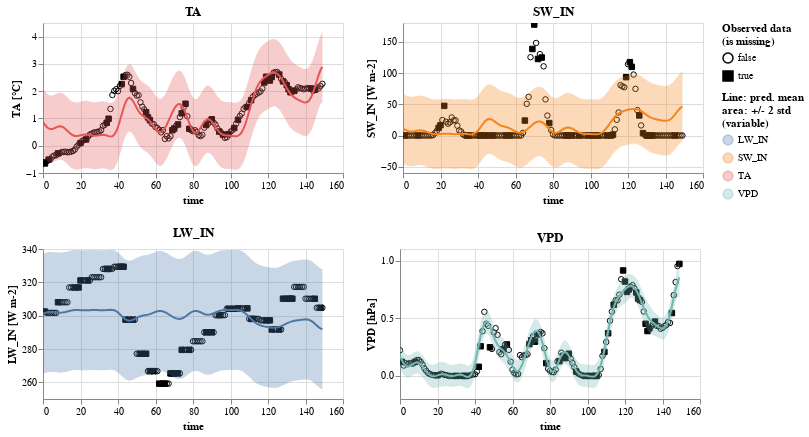

Write notebook code for a chart like this one.
### Code cell
results["ones"].display_results()

### Figure 1 — Vega-Lite specification as saved in the notebook (floating-point values rounded to 4 significant figures; data arrays with more than 128 entries replaced by an {"elided": "..."} marker saying what was removed)
{"config": {"view": {"continuousWidth": 400, "continuousHeight": 300}}, "vconcat": [{"hconcat": [{"layer": [{"data": {"name": "data-4444305ed2dd5fb34d6ea715918f0433"}, "mark": {"type": "point", "color": "black", "fillOpacity": 1, "strokeWidth": 1}, "encoding": {"fill": {"field": "is_missing", "legend": {"title": ["Observed data", "(is missing)"]}, "scale": {"range": ["#ffffff00", "black"]}, "type": "nominal"}, "shape": {"field": "is_missing", "type": "nominal"}, "x": {"field": "time", "type": "quantitative"}, "y": {"field": "value", "scale": {"zero": false}, "title": "TA [°C]", "type": "quantitative"}}}, {"layer": [{"mark": "errorband", "encoding": {"color": {"field": "variable", "legend": {"title": ["Line: pred. mean", "area: +/- 2 std", "(variable)"]}, "type": "nominal"}, "tooltip": [{"field": "std", "format": ".4", "type": "quantitative"}, {"field": "mean", "format": ".4", "type": "quantitative"}], "x": {"field": "time", "type": "quantitative"}, "y": {"field": "err_low", "scale": {"zero": false}, "title": "TA [°C]", "type": "quantitative"}, "y2": {"field": "err_high"}}, "height": 150, "transform": [{"calculate": "datum.mean - 2 * datum.std", "as": "err_low"}, {"calculate": "datum.mean + 2 * datum.std", "as": "err_high"}], "width": 300}, {"mark": "line", "encoding": {"color": {"field": "variable", "type": "nominal"}, "x": {"field": "time", "type": "quantitative"}, "y": {"field": "mean", "scale": {"zero": false}, "title": "TA [°C]", "type": "quantitative"}}, "selection": {"selector003": {"type": "interval", "bind": "scales", "encodings": ["x"]}}, "title": "TA"}], "data": {"name": "data-22909d7e19d8de713dec7c16045468ad"}}]}, {"layer": [{"data": {"name": "data-208d0b466b3e77f592197092974c820e"}, "mark": {"type": "point", "color": "black", "fillOpacity": 1, "strokeWidth": 1}, "encoding": {"fill": {"field": "is_missing", "legend": {"title": ["Observed data", "(is missing)"]}, "scale": {"range": ["#ffffff00", "black"]}, "type": "nominal"}, "shape": {"field": "is_missing", "type": "nominal"}, "x": {"field": "time", "type": "quantitative"}, "y": {"field": "value", "scale": {"zero": false}, "title": "SW_IN [W m-2]", "type": "quantitative"}}}, {"layer": [{"mark": "errorband", "encoding": {"color": {"field": "variable", "legend": {"title": ["Line: pred. mean", "area: +/- 2 std", "(variable)"]}, "type": "nominal"}, "tooltip": [{"field": "std", "format": ".4", "type": "quantitative"}, {"field": "mean", "format": ".4", "type": "quantitative"}], "x": {"field": "time", "type": "quantitative"}, "y": {"field": "err_low", "scale": {"zero": false}, "title": "SW_IN [W m-2]", "type": "quantitative"}, "y2": {"field": "err_high"}}, "height": 150, "transform": [{"calculate": "datum.mean - 2 * datum.std", "as": "err_low"}, {"calculate": "datum.mean + 2 * datum.std", "as": "err_high"}], "width": 300}, {"mark": "line", "encoding": {"color": {"field": "variable", "type": "nominal"}, "x": {"field": "time", "type": "quantitative"}, "y": {"field": "mean", "scale": {"zero": false}, "title": "SW_IN [W m-2]", "type": "quantitative"}}, "selection": {"selector003": {"type": "interval", "bind": "scales", "encodings": ["x"]}}, "title": "SW_IN"}], "data": {"name": "data-b7d8b065fc42e8de909c65c28575e57c"}}]}]}, {"hconcat": [{"layer": [{"data": {"name": "data-f3902519fdae8ed84935978a4731e92a"}, "mark": {"type": "point", "color": "black", "fillOpacity": 1, "strokeWidth": 1}, "encoding": {"fill": {"field": "is_missing", "legend": {"title": ["Observed data", "(is missing)"]}, "scale": {"range": ["#ffffff00", "black"]}, "type": "nominal"}, "shape": {"field": "is_missing", "type": "nominal"}, "x": {"field": "time", "type": "quantitative"}, "y": {"field": "value", "scale": {"zero": false}, "title": "LW_IN [W m-2]", "type": "quantitative"}}}, {"layer": [{"mark": "errorband", "encoding": {"color": {"field": "variable", "legend": {"title": ["Line: pred. mean", "area: +/- 2 std", "(variable)"]}, "type": "nominal"}, "tooltip": [{"field": "std", "format": ".4", "type": "quantitative"}, {"field": "mean", "format": ".4", "type": "quantitative"}], "x": {"field": "time", "type": "quantitative"}, "y": {"field": "err_low", "scale": {"zero": false}, "title": "LW_IN [W m-2]", "type": "quantitative"}, "y2": {"field": "err_high"}}, "height": 150, "transform": [{"calculate": "datum.mean - 2 * datum.std", "as": "err_low"}, {"calculate": "datum.mean + 2 * datum.std", "as": "err_high"}], "width": 300}, {"mark": "line", "encoding": {"color": {"field": "variable", "type": "nominal"}, "x": {"field": "time", "type": "quantitative"}, "y": {"field": "mean", "scale": {"zero": false}, "title": "LW_IN [W m-2]", "type": "quantitative"}}, "selection": {"selector003": {"type": "interval", "bind": "scales", "encodings": ["x"]}}, "title": "LW_IN"}], "data": {"name": "data-61299248938032297bf5079617aa8a40"}}]}, {"layer": [{"data": {"name": "data-e2b44019a2b9c76e9e0ce01b3510c6cf"}, "mark": {"type": "point", "color": "black", "fillOpacity": 1, "strokeWidth": 1}, "encoding": {"fill": {"field": "is_missing", "legend": {"title": ["Observed data", "(is missing)"]}, "scale": {"range": ["#ffffff00", "black"]}, "type": "nominal"}, "shape": {"field": "is_missing", "type": "nominal"}, "x": {"field": "time", "type": "quantitative"}, "y": {"field": "value", "scale": {"zero": false}, "title": "VPD [hPa]", "type": "quantitative"}}}, {"layer": [{"mark": "errorband", "encoding": {"color": {"field": "variable", "legend": {"title": ["Line: pred. mean", "area: +/- 2 std", "(variable)"]}, "type": "nominal"}, "tooltip": [{"field": "std", "format": ".4", "type": "quantitative"}, {"field": "mean", "format": ".4", "type": "quantitative"}], "x": {"field": "time", "type": "quantitative"}, "y": {"field": "err_low", "scale": {"zero": false}, "title": "VPD [hPa]", "type": "quantitative"}, "y2": {"field": "err_high"}}, "height": 150, "transform": [{"calculate": "datum.mean - 2 * datum.std", "as": "err_low"}, {"calculate": "datum.mean + 2 * datum.std", "as": "err_high"}], "width": 300}, {"mark": "line", "encoding": {"color": {"field": "variable", "type": "nominal"}, "x": {"field": "time", "type": "quantitative"}, "y": {"field": "mean", "scale": {"zero": false}, "title": "VPD [hPa]", "type": "quantitative"}}, "selection": {"selector003": {"type": "interval", "bind": "scales", "encodings": ["x"]}}, "title": "VPD"}], "data": {"name": "data-283b6df4646bb9f885171e1775fb63c8"}}]}]}, {"hconcat": []}, {"hconcat": []}, {"hconcat": []}, {"hconcat": []}, {"hconcat": []}, {"hconcat": []}, {"hconcat": []}, {"hconcat": []}, {"hconcat": []}, {"hconcat": []}, {"hconcat": []}, {"hconcat": []}, {"hconcat": []}, {"hconcat": []}, {"hconcat": []}, {"hconcat": []}, {"hconcat": []}, {"hconcat": []}, {"hconcat": []}, {"hconcat": []}, {"hconcat": []}, {"hconcat": []}, {"hconcat": []}, {"hconcat": []}, {"hconcat": []}, {"hconcat": []}, {"hconcat": []}, {"hconcat": []}, {"hconcat": []}, {"hconcat": []}, {"hconcat": []}, {"hconcat": []}, {"hconcat": []}, {"hconcat": []}, {"hconcat": []}, {"hconcat": []}, {"hconcat": []}, {"hconcat": []}, {"hconcat": []}, {"hconcat": []}, {"hconcat": []}, {"hconcat": []}, {"hconcat": []}, {"hconcat": []}, {"hconcat": []}, {"hconcat": []}, {"hconcat": []}, {"hconcat": []}, {"hconcat": []}, {"hconcat": []}, {"hconcat": []}, {"hconcat": []}, {"hconcat": []}, {"hconcat": []}, {"hconcat": []}, {"hconcat": []}, {"hconcat": []}, {"hconcat": []}, {"hconcat": []}, {"hconcat": []}, {"hconcat": []}, {"hconcat": []}, {"hconcat": []}, {"hconcat": []}, {"hconcat": []}, {"hconcat": []}, {"hconcat": []}, {"hconcat": []}, {"hconcat": []}, {"hconcat": []}, {"hconcat": []}, {"hconcat": []}, {"hconcat": []}, {"hconcat": []}, {"hconcat": []}, {"hconcat": []}, {"hconcat": []}, {"hconcat": []}, {"hconcat": []}, {"hconcat": []}, {"hconcat": []}, {"hconcat": []}, {"hconcat": []}, {"hconcat": []}, {"hconcat": []}, {"hconcat": []}, {"hconcat": []}, {"hconcat": []}, {"hconcat": []}, {"hconcat": []}, {"hconcat": []}, {"hconcat": []}, {"hconcat": []}, {"hconcat": []}, {"hconcat": []}, {"hconcat": []}, {"hconcat": []}, {"hconcat": []}, {"hconcat": []}, {"hconcat": []}, {"hconcat": []}, {"hconcat": []}, {"hconcat": []}, {"hconcat": []}, {"hconcat": []}, {"hconcat": []}, {"hconcat": []}, {"hconcat": []}, {"hconcat": []}, {"hconcat": []}, {"hconcat": []}, {"hconcat": []}, {"hconcat": []}, {"hconcat": []}, {"hconcat": []}, {"hconcat": []}, {"hconcat": []}, {"hconcat": []}, {"hconcat": []}, {"hconcat": []}, {"hconcat": []}, {"hconcat": []}, {"hconcat": []}, {"hconcat": []}, {"hconcat": []}, {"hconcat": []}, {"hconcat": []}, {"hconcat": []}, {"hconcat": []}, {"hconcat": []}, {"hconcat": []}, {"hconcat": []}, {"hconcat": []}, {"hconcat": []}, {"hconcat": []}, {"hconcat": []}, {"hconcat": []}, {"hconcat": []}, {"hconcat": []}, {"hconcat": []}, {"hconcat": []}, {"hconcat": []}, {"hconcat": []}, {"hconcat": []}, {"hconcat": []}, {"hconcat": []}, {"hconcat": []}, {"hconcat": []}, {"hconcat": []}, {"hconcat": []}, {"hconcat": []}, {"hconcat": []}, {"hconcat": []}, {"hconcat": []}, {"hconcat": []}, {"hconcat": []}, {"hconcat": []}, {"hconcat": []}, {"hconcat": []}, {"hconcat": []}, {"hconcat": []}, {"hconcat": []}, {"hconcat": []}, {"hconcat": []}, {"hconcat": []}, {"hconcat": []}, {"hconcat": []}, {"hconcat": []}, {"hconcat": []}, {"hconcat": []}, {"hconcat": []}, {"hconcat": []}, {"hconcat": []}, {"hconcat": []}, {"hconcat": []}, {"hconcat": []}, {"hconcat": []}, {"hconcat": []}, {"hconcat": []}, {"hconcat": []}, {"hconcat": []}, {"hconcat": []}, {"hconcat": []}, {"hconcat": []}, {"hconcat": []}, {"hconcat": []}, {"hconcat": []}, {"hconcat": []}, {"hconcat": []}, {"hconcat": []}, {"hconcat": []}, {"hconcat": []}, {"hconcat": []}, {"hconcat": []}, {"hconcat": []}, {"hconcat": []}, {"hconcat": []}, {"hconcat": []}, {"hconcat": []}, {"hconcat": []}, {"hconcat": []}, {"hconcat": []}, {"hconcat": []}, {"hconcat": []}, {"hconcat": []}, {"hconcat": []}, {"hconcat": []}, {"hconcat": []}, {"hconcat": []}, {"hconcat": []}, {"hconcat": []}, {"hconcat": []}, {"hconcat": []}, {"hconcat": []}, {"hconcat": []}, {"hconcat": []}, {"hconcat": []}, {"hconcat": []}, {"hconcat": []}, {"hconcat": []}, {"hconcat": []}, {"hconcat": []}, {"hconcat": []}, {"hconcat": []}, {"hconcat": []}, {"hconcat": []}, {"hconcat": []}, {"hconcat": []}, {"hconcat": []}, {"hconcat": []}, {"hconcat": []}, {"hconcat": []}, {"hconcat": []}, {"hconcat": []}, {"hconcat": []}, {"hconcat": []}, {"hconcat": []}, {"hconcat": []}, {"hconcat": []}, {"hconcat": []}, {"hconcat": []}, {"hconcat": []}, {"hconcat": []}, {"hconcat": []}, {"hconcat": []}, {"hconcat": []}, {"hconcat": []}, {"hconcat": []}, {"hconcat": []}, {"hconcat": []}, {"hconcat": []}, {"hconcat": []}, {"hconcat": []}, {"hconcat": []}, {"hconcat": []}, {"hconcat": []}, {"hconcat": []}, {"hconcat": []}, {"hconcat": []}, {"hconcat": []}, {"hconcat": []}, {"hconcat": []}, {"hconcat": []}, {"hconcat": []}, {"hconcat": []}, {"hconcat": []}, {"hconcat": []}, {"hconcat": []}, {"hconcat": []}, {"hconcat": []}, {"hconcat": []}, {"hconcat": []}, {"hconcat": []}, {"hconcat": []}, {"hconcat": []}, {"hconcat": []}, {"hconcat": []}, {"hconcat": []}, {"hconcat": []}, {"hconcat": []}, {"hconcat": []}, {"hconcat": []}, {"hconcat": []}, {"hconcat": []}, {"hconcat": []}, {"hconcat": []}, {"hconcat": []}, {"hconcat": []}, {"hconcat": []}, {"hconcat": []}, {"hconcat": []}, {"hconcat": []}, {"hconcat": []}, {"hconcat": []}, {"hconcat": []}, {"hconcat": []}, {"hconcat": []}, {"hconcat": []}], "$schema": "https://vega.github.io/schema/vega-lite/v4.17.0.json", "datasets": {"data-4444305ed2dd5fb34d6ea715918f0433": {"elided": "150 records"}, "data-22909d7e19d8de713dec7c16045468ad": {"elided": "150 records"}, "data-208d0b466b3e77f592197092974c820e": {"elided": "150 records"}, "data-b7d8b065fc42e8de909c65c28575e57c": {"elided": "150 records"}, "data-f3902519fdae8ed84935978a4731e92a": {"elided": "150 records"}, "data-61299248938032297bf5079617aa8a40": {"elided": "150 records"}, "data-e2b44019a2b9c76e9e0ce01b3510c6cf": {"elided": "150 records"}, "data-283b6df4646bb9f885171e1775fb63c8": {"elided": "150 records"}}}
